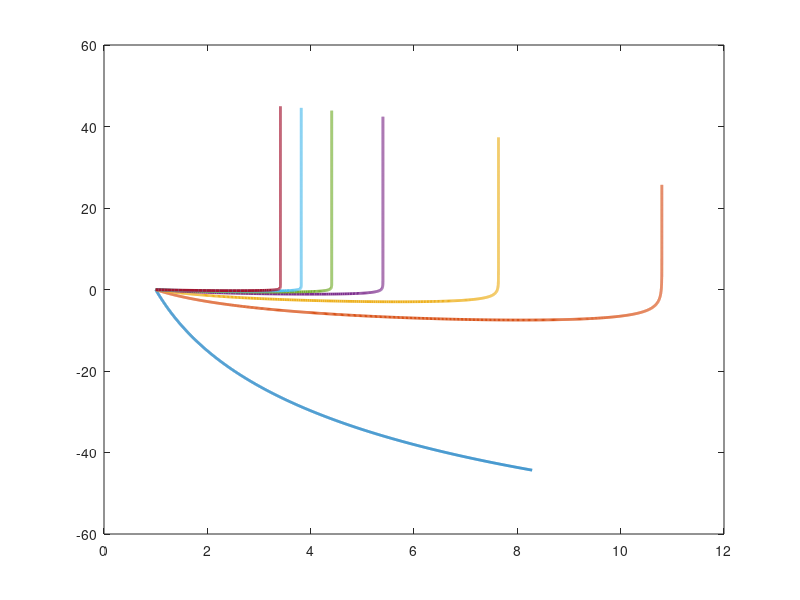

Reproduce this figure in MATLAB.
% Parameter initialization 
clear
t = 0:0.5:920;                       % s
koff = 1.5;                     % 1/s
kon = 0.16;                     % 1/um2s
cl = [90];                       % # molecules / um2
D = 2;                          % um2/s  
b = (8./1000);                    % reaction zone in um 
a = (8./1000)./13
scale= (1).*1e-9;               % Barrier
Temp = 1.381e-23.*307.15;       % Temperatue  kelvin
kappa = [1 5 10 20 30 40 50].*1e-20;                  % Bending modulus
sigmai = 2e-7;                   % Membrane tension
R_ini  = 10.*1e-6; %+ (15e-6-5e-6).*rand(1,100);
r0_ini  = sqrt(kappa./(2.*sigmai));
Lc = (((Temp)./(4.*pi.*kappa)).*((R_ini.^2)./r0_ini)).*1e6;
np = 1;
pos = 0;
V= 0 ;
koofre=0;
Vt=0;
post=0;
posmt = 0;
Vmt = [3 ]./60;
%%
%Calculations
% figure(1) ;
count=0;
for j =1:length(kappa)
    count = count+1;
    V=0;
    pos=0;
    counti=0;
for i=2:length (t)
    counti=counti+1;
betat = 1.0/Temp;
beta_ini = ((4.*pi.*kappa(j)).*betat).*(r0_ini(1)./( R_ini(1).^2));          
sigma = sigmai.*exp (beta_ini.*(pos(end).*1e-6)); 
F0(i)=(2.*pi.*sqrt(2.*kappa(j).*sigma));%+2.*pi*1.63e9*16e-18*(V(i).*1e-6)*(log(R_ini/r0_ini )); 
koofre = koff.*exp(((F0(i).*scale.*betat)./np(1))); 
%%
%Equation
V(i) = b.*((kon.*cl(1))-koofre);
 posmt (i)= posmt (i-1)+Vmt(1).*0.5;
pos (i) = pos (i-1)+V(i).*0.5;
orderp(i) =(posmt(i)-pos (i));%./posmt(i); 
% if pos (i)<=0
%     pos (i)=0;
% end

end
% orderp =(posmt-V)./posmt; 
%  subplot (1,2,1)
Fn=(F0./F0(2));
  plot1=plot (Fn(2:end),(orderp(2:end)),'LineWidth',2);hold on;
%   subplot(1,2,2)
%   plot (t(2:end),pos(2:end));hold on;

 Vt (1:length(orderp),count)=orderp;
 post (1:length(pos),count)=pos;
 drawnow;
   %  ylim([-4 0.5])
%    xlim([0 20])
end
%% 
% for k = 1:size (Vt,2)
%    if Vt(2,k)>0
%        Is = Vt (2:end,k);
%      stgsv = [max(Is), 20, 3, min(Is)];
%     [estimates,eval] = fit_survival(t(2:end)', Is, stgsv);% MT reference
%     figure(1);plot(t(2:end),Is,'b-o',t(2:end),eval,'r-');hold on
% xlim([0 100])
% ylim([0 0.2])
%     
%     reftipr= estimates(2);
%     factor=abs(t-reftipr);
%     [col,ix(k)]=min (factor);
%    else
%        ix(k)=NaN;
%    end
%     
% end




%%
% set(plot1(1),'Color',[0 0.447058826684952 0.74117648601532]);
% set(plot1(2),'Color',[1 0 0]);
% set(plot1(3),'Color',[0 0.498039215803146 0]);




%plotting 
% meanv=mean (Vt,2);
% stdv = std (Vt,[],2)
%  %errorbar(Exp1(:,1),Exp1(:,2),Exp1(:,3),'o');hold on
%   errorbar(t(2:end),meanv(2:end),stdv(2:end));
 % plot(t(2:end),meanv(2:end));
%errorbar(Exp200(:,1),Exp200(:,2),Exp200(:,3),'o');
% xlim([0 60])
% ylim([0 0.2])

% A = b*kon;
% B = b*koff;
%  f = @ (cl,y) b*((kon*cl)-(koff.*exp(y)));
% % x0 = [500,1]; 
% % [xmin, fval] = fminsearch(@(x)f(x(1),x(2)), x0)
% %x = linspace(1,10,20);
% y = linspace(0,4,length(cl));
%  figure (2)
%  [CL,Y] = meshgrid(cl,y);
%  surf(CL,Y,f(CL,Y), 'EdgeColor','none', 'FaceAlpha',0.5)
% hold on
% plot3(xmin(1),xmin(2), f(xmin(1),xmin(2)), 'gp', 'MarkerSize', 10, 'MarkerFaceColor','g')
% hold off
% xlabel('X')
% ylabel('Y')
